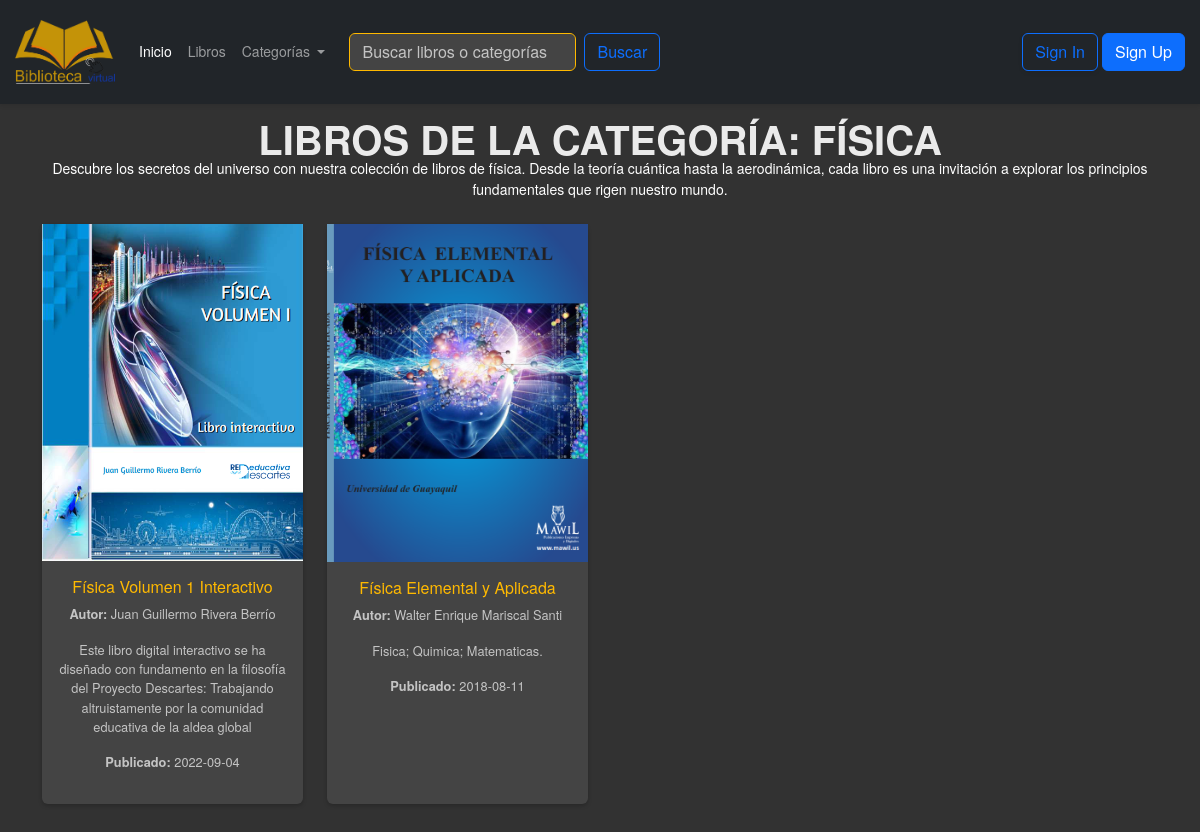
The page /categoria/1 on the database its author committed.
### tables this page shows
CREATE TABLE categorias (
        id_categoria INTEGER PRIMARY KEY AUTOINCREMENT,
        nombre TEXT UNIQUE NOT NULL,
        descripcion TEXT
        );

CREATE TABLE libros (
        id_libro INTEGER PRIMARY KEY AUTOINCREMENT,
        titulo TEXT NOT NULL,
        id_autor INTEGER NOT NULL,
        id_categoria INTEGER NOT NULL,
        descripcion TEXT,
        archivo TEXT NOT NULL,
        imagen TEXT, -- Nueva columna para la imagen
        fecha_publicacion DATE,
        fecha_agregado TIMESTAMP DEFAULT CURRENT_TIMESTAMP,
        FOREIGN KEY (id_autor) REFERENCES Autores(id_autor),
        FOREIGN KEY (id_categoria) REFERENCES Categorias(id_categoria)
        );

### blueprints/index/__init__.py (the view)
@index_bp.route("/categoria/<int:categoria_id>")
def libros_por_categoria(categoria_id):
    libros = query_db("""
        SELECT
            libros.titulo,
            autores.nombre || ' ' || autores.apellido AS autor,
            libros.descripcion,
            libros.archivo,  -- Ruta del PDF
            libros.imagen,   -- Ruta de la imagen
            libros.fecha_publicacion
        FROM libros
        JOIN autores ON libros.id_autor = autores.id_autor
        WHERE libros.id_categoria = ?
    """, (categoria_id,))
    categoria = query_db("""
        SELECT nombre, descripcion
        FROM categorias
        WHERE id_categoria = ?
    """, (categoria_id,), one=True)
    return render_template("cat_libros.html", libros=libros, categoria=categoria)

### blueprints/index/__init__.py (called while the page is built)
def query_db(query, args=(), one=False):
    conn = sqlite3.connect('biblioteca.db')
    cursor = conn.cursor()
    cursor.execute(query, args)
    rv = cursor.fetchall()
    conn.close()
    return (rv[0] if rv else None) if one else rv

@index_bp.app_context_processor
def inject_categories():
    categorias = query_db("""
        SELECT
            id_categoria,
            nombre
        FROM categorias
    """)
    return {'categorias_navbar': categorias}

### blueprints/index/templates/cat_libros.html (shortened to what this page needs)
{% extends 'base.html' %}
{% block content %}
<section class="related-secction section section">
    <div class="container">
      <h2 class="section-title text-center">LIBROS DE LA CATEGORÍA: {{ categoria[0] }}</h2>
      <div id="letas1" class="text-center mb-4">{{ categoria[1] }}</div>
      <div class="row">
        {% for libro in libros %}
        <div class="col-6 col-lg-3 mb-5">
          <div class="card text-center">
            <a href="{{ url_for('index.mostrar_libro', libro_id=loop.index) }}">
              <img class="img-fluid" src="{{ url_for('static', filename='img/librosimg/' + libro[4]) }}" alt="Imagen del libro">
            </a>
            <div class="card-body">
              <h5 class="card-title">{{ libro[0] }}</h5>
              <p class="card-autor"><strong>Autor:</strong> {{ libro[1] }}</p>
              <p class="card-descripcion">{{ libro[2] }}</p>
              <p class="card-fecha"><strong>Publicado:</strong> {{ libro[5] }}</p>
            </div>
          </div>
        </div>
        {% else %}
        <div class="col-12 text-center">
          <p>No hay libros disponibles en esta categoría.</p>
        </div>
        {% endfor %}
      </div>
    </div>
  </section>
  {% endblock %}

### static/css/style.css (style rules this page uses)
html, body { position: relative; height: 100%; }
body { background-color: #323232; font-family: 'Helvetica Neue', Helvetica, Arial, sans-serif; font-size: 14px; color: #ffffff; margin-top: 120px; }
h1, h2, h3 { color: #ffffff; text-align: center; }
h2 { margin-top: 30px; font-size: 40px; line-height: 38px; padding-bottom: 20px; opacity: .9; text-transform: uppercase; font-weight: 600; text-align: center; color: #ffffff; }
p { font-size: 20px; }
.card { background-color: #444444; color: #ffffff; border: none; box-shadow: 0 2px 4px rgba(0, 0, 0, 0.2); text-align: center; height: 100%; display: flex; flex-direction: column; justify-content: space-between; }
.card-title { font-size: 1rem; color: #ffb900; margin-bottom: 8px; }
.card-autor, .card-categoria, .card-descripcion, .card-fecha { font-size: 0.8rem; color: #c4c4c4; }
.row .col-6 { margin-bottom: 20px; }
h4, h2, small, a { margin: 0; padding: 0; }
a { text-decoration: none; }

### rows shown on the page
categorias: nombre "FÍSICA", descripcion "Descubre los secretos del universo con nuestra colección de libros de física. Desde la teoría cuántica hasta la aerodinámica, cada libro es una invitación a explorar los principios fundamentales que rigen nuestro mundo."
libros: imagen (picture), titulo "Física Volumen 1 Interactivo", libro "Juan Guillermo Rivera Berrío", descripcion "Este libro digital interactivo se ha diseñado con fundamento en la filosofía del Proyecto Descartes: Trabajando altruistamente por la comunidad educativa de la aldea global", fecha_publicacion "2022-09-04"
libros: imagen (picture), titulo "Física Elemental y Aplicada", libro "Walter Enrique Mariscal Santi", descripcion "Fisica; Quimica; Matematicas.", fecha_publicacion "2018-08-11"
